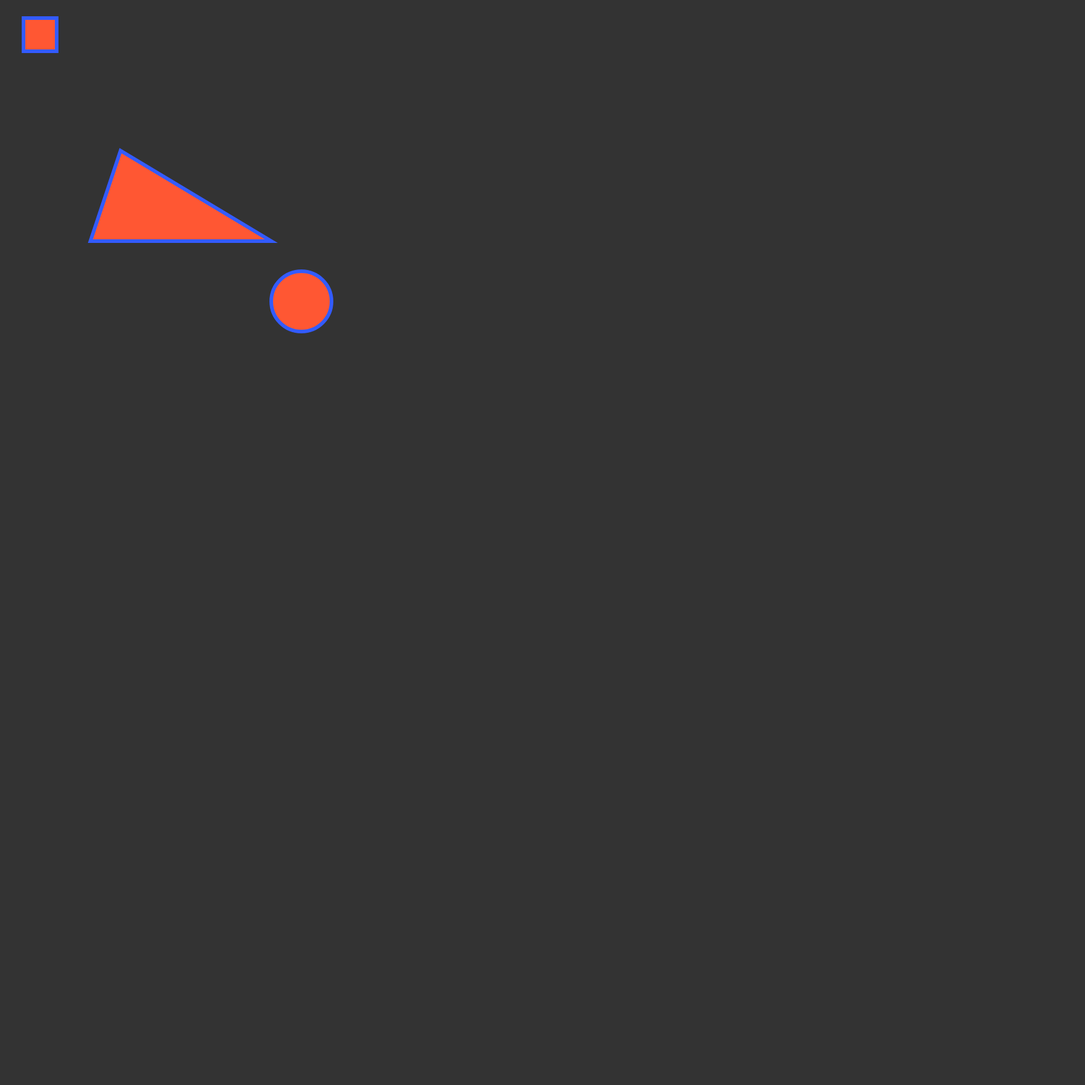
Frame 1 (no input)
Frame 60 (no input): identical to frame 1, image omitted
Frame 120 (the mouse pressed at the canvas centre since frame 60): identical to frame 1, image omitted

The p5.js sketch that drew this single still picture (run headless with seeded random() and noise() and a simulated clock; from frame 60 on, the mouse is pressed at the canvas centre):

// p5.js sketch
// ── sketch.js
function setup() {
  createCanvas(1800, 1800);
}

function draw() {
  background(51); //sets background color
  fill ( 255,87,51); // sets the fill color of the shape(s) that follow
  stroke ( 51,91,255);//sets the stroke color
  strokeWeight (6);//sets how thick the stroke line is
  ellipse(500, 500, 100, 100); //shape 
  rect(39, 30, 55, 55);//shape
  triangle(200, 250, 150, 400, 450, 400);//shape

}
